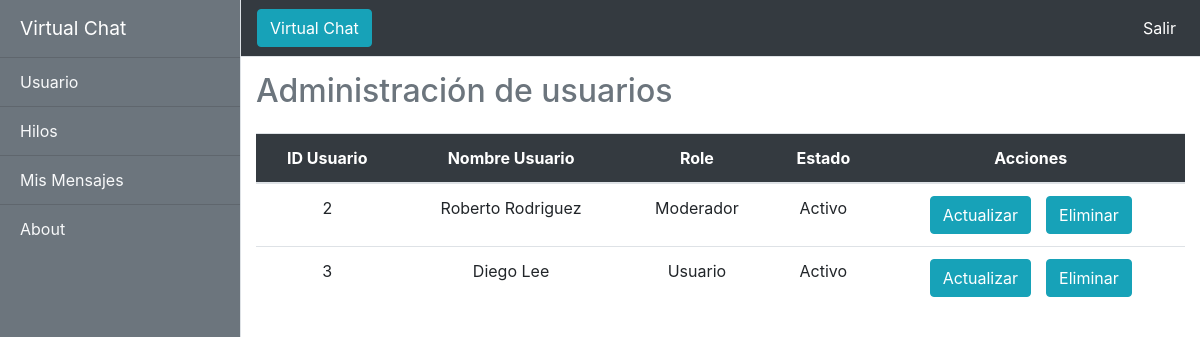
The page /view/usuarios_actualizar.php (signed in) on the database its author committed.
### tables this page shows
CREATE TABLE USUARIOS (
	ID_USUARIO 		INT NOT NULL PRIMARY KEY AUTO_INCREMENT, 
    NOMBRE_USUARIO	VARCHAR(50) NOT NULL, 
    CONTRASEÑA 		VARCHAR(25) NOT NULL, 
    ROLE_USUARIO 	INT NOT NULL, 
    ESTADO 			BOOLEAN, 
    CDATE date DEFAULT NULL,
    FOREIGN KEY (ROLE_USUARIO) REFERENCES ROLES (ID_ROLE) ON DELETE CASCADE ON UPDATE CASCADE 
);

CREATE TABLE ROLES (
	ID_ROLE 	INT NOT NULL PRIMARY KEY ,
    TIPO_ROLE 	VARCHAR(25) NOT NULL
);

### model/model-usuarios.php (called while the page is built, shortened)
<?php
    function consultarUsuarios(){
        $instancia = AbrirDB();
        $listaUsuarios = $instancia -> query("CALL VER_USUARIOS();");
        return $listaUsuarios;
    }
?>

### controller/UsuariosController.php (the view, shortened to what this page needs)
<?php
include_once '../model/model-usuarios.php';
function ConsultarUsuariosController()
{
    $listaUsuarios = consultarUsuarios();
    $estado = "";
    $idUsuario = $_SESSION["IDuser"];
    while ($item = mysqli_fetch_array($listaUsuarios)) {
        if($idUsuario != $item['ID_USUARIO']){
            if($item["ESTADO"] == 1) {
                $estado = "Activo";
            } else {
                $estado = "Inactivo";
            }
            echo "<tr>";
            echo "<td>" . $item["ID_USUARIO"] . "</td>";
            echo "<td>" . $item["NOMBRE_USUARIO"] . "</td>";
            echo "<td>" . $item["TIPO_ROLE"] . "</td>";
            echo "<td>" . $estado . "</td>";
            echo '<td><button type="button" class="btn btn-info" data-toggle="modal" data-target="#exampleModalCenter" onclick = "changeValues(this)">Actualizar</button>';
            echo '<input type="button" style = "margin-left: 15px;" class = "btn btn-info" onclick="deleteUserAdmin(' . $item["ID_USUARIO"] . ');" value="Eliminar" class="btn"></td>';
            echo "</tr>";
        }
    }
}
?>

### css/simple-sidebar.css (style rules this page uses)
body { overflow-x: hidden; }

### rows shown on the page
usuarios: ID_USUARIO "2", NOMBRE_USUARIO "Roberto Rodriguez", ROLE_USUARIO.TIPO_ROLE "Moderador", ESTADO "Activo"
usuarios: ID_USUARIO "3", NOMBRE_USUARIO "Diego Lee", ROLE_USUARIO.TIPO_ROLE "Usuario", ESTADO "Activo"
